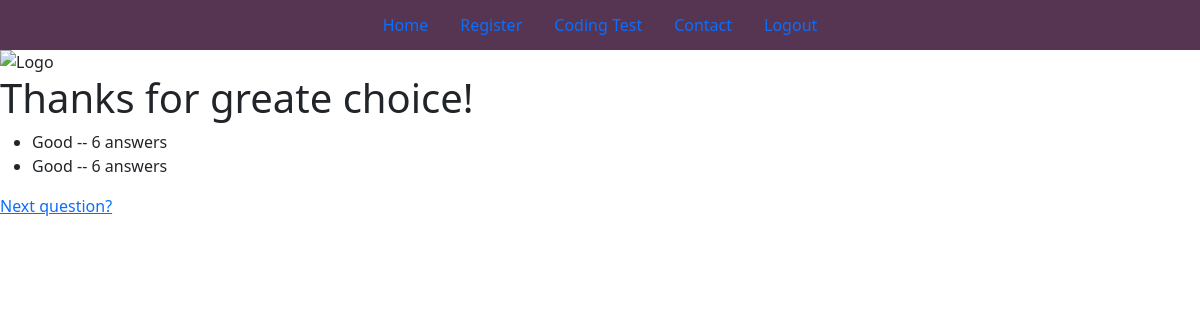
/1/results/, run on the app's committed database.
### app/models.py (models this page shows, shortened)
class Choice(models.Model):
    question = models.ForeignKey(Question, on_delete=models.CASCADE)
    choice_text = models.CharField(max_length=200)
    votes = models.IntegerField(default=0)

### app/views.py (the view)
# urls.py: path('<int:pk>/results/', views.ResultsView.as_view(), name='results'),
class ResultsView(generic.DetailView):
    model = Question
    template_name = 'app/results.html'

### app/templates/app/results.html
{% extends 'app/base.html' %}
{% block content %}
<h1>Thanks for greate choice!</h1>
<ul>
    {% for choice in question.choice_set.all %}
    <li>{{ choice.choice_text }} -- {{ choice.votes }} answer{{ choice.votes|pluralize }}</li>
    {% endfor %}
</ul>
<a href="{% url 'app:coding' %}">Next question?</a>
{% endblock content %}

### data on the page
Choice: choice_text "Good", votes "6"
Choice: choice_text "Good", votes "6"
